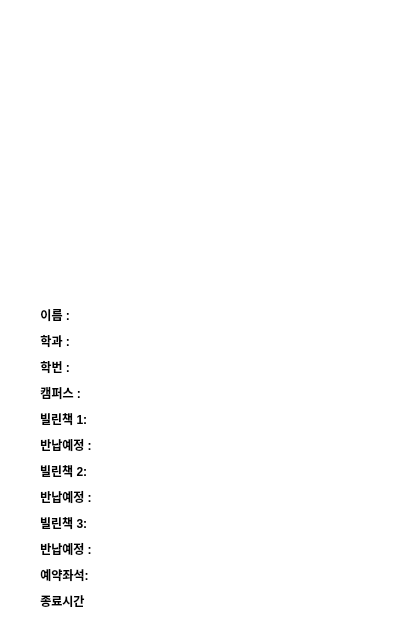
<?xml version="1.0" encoding="UTF-8"?>
<ui version="4.0">
 <class>myinfo</class>
 <widget class="QWidget" name="myinfo">
  <property name="geometry">
   <rect>
    <x>0</x>
    <y>0</y>
    <width>418</width>
    <height>639</height>
   </rect>
  </property>
  <property name="windowTitle">
   <string>Form</string>
  </property>
  <property name="styleSheet">
   <string notr="true">background-color : white;</string>
  </property>
  <widget class="QWidget" name="layoutWidget">
   <property name="geometry">
    <rect>
     <x>40</x>
     <y>20</y>
     <width>341</width>
     <height>591</height>
    </rect>
   </property>
   <layout class="QVBoxLayout" name="verticalLayout">
    <item>
     <widget class="QLabel" name="label_15">
      <property name="sizePolicy">
       <sizepolicy hsizetype="Preferred" vsizetype="Expanding">
        <horstretch>0</horstretch>
        <verstretch>0</verstretch>
       </sizepolicy>
      </property>
      <property name="styleSheet">
       <string notr="true">background-image : url(:/new/prefix1/Resource/noImage2.png);
background-repeat : no;
background-position : center;
background-size : cover;</string>
      </property>
      <property name="text">
       <string/>
      </property>
      <property name="alignment">
       <set>Qt::AlignCenter</set>
      </property>
     </widget>
    </item>
    <item>
     <spacer name="verticalSpacer">
      <property name="orientation">
       <enum>Qt::Vertical</enum>
      </property>
      <property name="sizeType">
       <enum>QSizePolicy::Fixed</enum>
      </property>
      <property name="sizeHint" stdset="0">
       <size>
        <width>20</width>
        <height>18</height>
       </size>
      </property>
     </spacer>
    </item>
    <item>
     <layout class="QHBoxLayout" name="horizontalLayout">
      <item>
       <widget class="QLabel" name="label">
        <property name="sizePolicy">
         <sizepolicy hsizetype="Fixed" vsizetype="Fixed">
          <horstretch>0</horstretch>
          <verstretch>0</verstretch>
         </sizepolicy>
        </property>
        <property name="styleSheet">
         <string notr="true">font: 75 10pt &quot;맑은 고딕&quot;;
font-weight: bold;</string>
        </property>
        <property name="text">
         <string>이름 :     </string>
        </property>
        <property name="alignment">
         <set>Qt::AlignCenter</set>
        </property>
       </widget>
      </item>
      <item>
       <spacer name="horizontalSpacer">
        <property name="orientation">
         <enum>Qt::Horizontal</enum>
        </property>
        <property name="sizeType">
         <enum>QSizePolicy::Fixed</enum>
        </property>
        <property name="sizeHint" stdset="0">
         <size>
          <width>40</width>
          <height>20</height>
         </size>
        </property>
       </spacer>
      </item>
      <item>
       <widget class="QLabel" name="labelName">
        <property name="sizePolicy">
         <sizepolicy hsizetype="Expanding" vsizetype="Fixed">
          <horstretch>0</horstretch>
          <verstretch>0</verstretch>
         </sizepolicy>
        </property>
        <property name="styleSheet">
         <string notr="true">font: 75 10pt &quot;맑은 고딕&quot;;
width : 209px;
</string>
        </property>
        <property name="text">
         <string/>
        </property>
        <property name="alignment">
         <set>Qt::AlignCenter</set>
        </property>
       </widget>
      </item>
     </layout>
    </item>
    <item>
     <layout class="QHBoxLayout" name="horizontalLayout_7">
      <item>
       <widget class="QLabel" name="label_13">
        <property name="sizePolicy">
         <sizepolicy hsizetype="Fixed" vsizetype="Fixed">
          <horstretch>0</horstretch>
          <verstretch>0</verstretch>
         </sizepolicy>
        </property>
        <property name="styleSheet">
         <string notr="true">font: 75 10pt &quot;맑은 고딕&quot;;
font-weight: bold;</string>
        </property>
        <property name="text">
         <string>학과 :     </string>
        </property>
        <property name="alignment">
         <set>Qt::AlignCenter</set>
        </property>
       </widget>
      </item>
      <item>
       <spacer name="horizontalSpacer_7">
        <property name="orientation">
         <enum>Qt::Horizontal</enum>
        </property>
        <property name="sizeType">
         <enum>QSizePolicy::Fixed</enum>
        </property>
        <property name="sizeHint" stdset="0">
         <size>
          <width>40</width>
          <height>20</height>
         </size>
        </property>
       </spacer>
      </item>
      <item>
       <widget class="QLabel" name="labelMajor">
        <property name="sizePolicy">
         <sizepolicy hsizetype="Expanding" vsizetype="Fixed">
          <horstretch>0</horstretch>
          <verstretch>0</verstretch>
         </sizepolicy>
        </property>
        <property name="styleSheet">
         <string notr="true">font: 75 10pt &quot;맑은 고딕&quot;;
width : 209px;
</string>
        </property>
        <property name="text">
         <string/>
        </property>
        <property name="alignment">
         <set>Qt::AlignCenter</set>
        </property>
       </widget>
      </item>
     </layout>
    </item>
    <item>
     <layout class="QHBoxLayout" name="horizontalLayout_14">
      <item>
       <widget class="QLabel" name="label_28">
        <property name="sizePolicy">
         <sizepolicy hsizetype="Fixed" vsizetype="Fixed">
          <horstretch>0</horstretch>
          <verstretch>0</verstretch>
         </sizepolicy>
        </property>
        <property name="styleSheet">
         <string notr="true">font: 75 10pt &quot;맑은 고딕&quot;;
font-weight: bold;</string>
        </property>
        <property name="text">
         <string>학번 :     </string>
        </property>
        <property name="alignment">
         <set>Qt::AlignCenter</set>
        </property>
       </widget>
      </item>
      <item>
       <spacer name="horizontalSpacer_14">
        <property name="orientation">
         <enum>Qt::Horizontal</enum>
        </property>
        <property name="sizeType">
         <enum>QSizePolicy::Fixed</enum>
        </property>
        <property name="sizeHint" stdset="0">
         <size>
          <width>40</width>
          <height>20</height>
         </size>
        </property>
       </spacer>
      </item>
      <item>
       <widget class="QLabel" name="labelNum">
        <property name="sizePolicy">
         <sizepolicy hsizetype="Expanding" vsizetype="Fixed">
          <horstretch>0</horstretch>
          <verstretch>0</verstretch>
         </sizepolicy>
        </property>
        <property name="styleSheet">
         <string notr="true">font: 75 10pt &quot;맑은 고딕&quot;;
width : 209px;
</string>
        </property>
        <property name="text">
         <string/>
        </property>
        <property name="alignment">
         <set>Qt::AlignCenter</set>
        </property>
       </widget>
      </item>
     </layout>
    </item>
    <item>
     <layout class="QHBoxLayout" name="horizontalLayout_15">
      <item>
       <widget class="QLabel" name="label_30">
        <property name="sizePolicy">
         <sizepolicy hsizetype="Fixed" vsizetype="Fixed">
          <horstretch>0</horstretch>
          <verstretch>0</verstretch>
         </sizepolicy>
        </property>
        <property name="styleSheet">
         <string notr="true">font: 75 10pt &quot;맑은 고딕&quot;;
font-weight: bold;</string>
        </property>
        <property name="text">
         <string>캠퍼스 :  </string>
        </property>
        <property name="alignment">
         <set>Qt::AlignCenter</set>
        </property>
       </widget>
      </item>
      <item>
       <spacer name="horizontalSpacer_15">
        <property name="orientation">
         <enum>Qt::Horizontal</enum>
        </property>
        <property name="sizeType">
         <enum>QSizePolicy::Fixed</enum>
        </property>
        <property name="sizeHint" stdset="0">
         <size>
          <width>40</width>
          <height>20</height>
         </size>
        </property>
       </spacer>
      </item>
      <item>
       <widget class="QLabel" name="labelCampus">
        <property name="sizePolicy">
         <sizepolicy hsizetype="Expanding" vsizetype="Fixed">
          <horstretch>0</horstretch>
          <verstretch>0</verstretch>
         </sizepolicy>
        </property>
        <property name="styleSheet">
         <string notr="true">font: 75 10pt &quot;맑은 고딕&quot;;
width : 209px;
</string>
        </property>
        <property name="text">
         <string/>
        </property>
        <property name="alignment">
         <set>Qt::AlignCenter</set>
        </property>
       </widget>
      </item>
     </layout>
    </item>
    <item>
     <layout class="QHBoxLayout" name="horizontalLayout_16">
      <item>
       <widget class="QLabel" name="label_32">
        <property name="sizePolicy">
         <sizepolicy hsizetype="Fixed" vsizetype="Fixed">
          <horstretch>0</horstretch>
          <verstretch>0</verstretch>
         </sizepolicy>
        </property>
        <property name="styleSheet">
         <string notr="true">font: 75 10pt &quot;맑은 고딕&quot;;
font-weight: bold;</string>
        </property>
        <property name="text">
         <string>빌린책 1:  </string>
        </property>
        <property name="alignment">
         <set>Qt::AlignCenter</set>
        </property>
       </widget>
      </item>
      <item>
       <spacer name="horizontalSpacer_16">
        <property name="orientation">
         <enum>Qt::Horizontal</enum>
        </property>
        <property name="sizeType">
         <enum>QSizePolicy::Fixed</enum>
        </property>
        <property name="sizeHint" stdset="0">
         <size>
          <width>40</width>
          <height>20</height>
         </size>
        </property>
       </spacer>
      </item>
      <item>
       <widget class="QLabel" name="labelBorrowBook">
        <property name="sizePolicy">
         <sizepolicy hsizetype="Expanding" vsizetype="Fixed">
          <horstretch>0</horstretch>
          <verstretch>0</verstretch>
         </sizepolicy>
        </property>
        <property name="styleSheet">
         <string notr="true">font: 75 10pt &quot;맑은 고딕&quot;;
width : 209px;
</string>
        </property>
        <property name="text">
         <string/>
        </property>
        <property name="alignment">
         <set>Qt::AlignCenter</set>
        </property>
       </widget>
      </item>
     </layout>
    </item>
    <item>
     <layout class="QHBoxLayout" name="horizontalLayout_17">
      <item>
       <widget class="QLabel" name="label_34">
        <property name="sizePolicy">
         <sizepolicy hsizetype="Fixed" vsizetype="Fixed">
          <horstretch>0</horstretch>
          <verstretch>0</verstretch>
         </sizepolicy>
        </property>
        <property name="styleSheet">
         <string notr="true">font: 75 10pt &quot;맑은 고딕&quot;;
font-weight: bold;</string>
        </property>
        <property name="text">
         <string>반납예정 :</string>
        </property>
        <property name="alignment">
         <set>Qt::AlignCenter</set>
        </property>
       </widget>
      </item>
      <item>
       <spacer name="horizontalSpacer_17">
        <property name="orientation">
         <enum>Qt::Horizontal</enum>
        </property>
        <property name="sizeType">
         <enum>QSizePolicy::Fixed</enum>
        </property>
        <property name="sizeHint" stdset="0">
         <size>
          <width>40</width>
          <height>20</height>
         </size>
        </property>
       </spacer>
      </item>
      <item>
       <widget class="QLabel" name="labelBorrowhen">
        <property name="sizePolicy">
         <sizepolicy hsizetype="Expanding" vsizetype="Fixed">
          <horstretch>0</horstretch>
          <verstretch>0</verstretch>
         </sizepolicy>
        </property>
        <property name="styleSheet">
         <string notr="true">font: 75 10pt &quot;맑은 고딕&quot;;
width : 209px;
</string>
        </property>
        <property name="text">
         <string/>
        </property>
        <property name="alignment">
         <set>Qt::AlignCenter</set>
        </property>
       </widget>
      </item>
     </layout>
    </item>
    <item>
     <layout class="QHBoxLayout" name="horizontalLayout_22">
      <item>
       <widget class="QLabel" name="label_35">
        <property name="sizePolicy">
         <sizepolicy hsizetype="Fixed" vsizetype="Fixed">
          <horstretch>0</horstretch>
          <verstretch>0</verstretch>
         </sizepolicy>
        </property>
        <property name="styleSheet">
         <string notr="true">font: 75 10pt &quot;맑은 고딕&quot;;
font-weight: bold;</string>
        </property>
        <property name="text">
         <string>빌린책 2:  </string>
        </property>
        <property name="alignment">
         <set>Qt::AlignCenter</set>
        </property>
       </widget>
      </item>
      <item>
       <spacer name="horizontalSpacer_22">
        <property name="orientation">
         <enum>Qt::Horizontal</enum>
        </property>
        <property name="sizeType">
         <enum>QSizePolicy::Fixed</enum>
        </property>
        <property name="sizeHint" stdset="0">
         <size>
          <width>40</width>
          <height>20</height>
         </size>
        </property>
       </spacer>
      </item>
      <item>
       <widget class="QLabel" name="labelBorrowBook_3">
        <property name="sizePolicy">
         <sizepolicy hsizetype="Expanding" vsizetype="Fixed">
          <horstretch>0</horstretch>
          <verstretch>0</verstretch>
         </sizepolicy>
        </property>
        <property name="styleSheet">
         <string notr="true">font: 75 10pt &quot;맑은 고딕&quot;;
width : 209px;
</string>
        </property>
        <property name="text">
         <string/>
        </property>
        <property name="alignment">
         <set>Qt::AlignCenter</set>
        </property>
       </widget>
      </item>
     </layout>
    </item>
    <item>
     <layout class="QHBoxLayout" name="horizontalLayout_24">
      <item>
       <widget class="QLabel" name="label_40">
        <property name="sizePolicy">
         <sizepolicy hsizetype="Fixed" vsizetype="Fixed">
          <horstretch>0</horstretch>
          <verstretch>0</verstretch>
         </sizepolicy>
        </property>
        <property name="styleSheet">
         <string notr="true">font: 75 10pt &quot;맑은 고딕&quot;;
font-weight: bold;</string>
        </property>
        <property name="text">
         <string>반납예정 :</string>
        </property>
        <property name="alignment">
         <set>Qt::AlignCenter</set>
        </property>
       </widget>
      </item>
      <item>
       <spacer name="horizontalSpacer_24">
        <property name="orientation">
         <enum>Qt::Horizontal</enum>
        </property>
        <property name="sizeType">
         <enum>QSizePolicy::Fixed</enum>
        </property>
        <property name="sizeHint" stdset="0">
         <size>
          <width>40</width>
          <height>20</height>
         </size>
        </property>
       </spacer>
      </item>
      <item>
       <widget class="QLabel" name="labelBorrowhen_2">
        <property name="sizePolicy">
         <sizepolicy hsizetype="Expanding" vsizetype="Fixed">
          <horstretch>0</horstretch>
          <verstretch>0</verstretch>
         </sizepolicy>
        </property>
        <property name="styleSheet">
         <string notr="true">font: 75 10pt &quot;맑은 고딕&quot;;
width : 209px;
</string>
        </property>
        <property name="text">
         <string/>
        </property>
        <property name="alignment">
         <set>Qt::AlignCenter</set>
        </property>
       </widget>
      </item>
     </layout>
    </item>
    <item>
     <layout class="QHBoxLayout" name="horizontalLayout_23">
      <item>
       <widget class="QLabel" name="label_39">
        <property name="sizePolicy">
         <sizepolicy hsizetype="Fixed" vsizetype="Fixed">
          <horstretch>0</horstretch>
          <verstretch>0</verstretch>
         </sizepolicy>
        </property>
        <property name="styleSheet">
         <string notr="true">font: 75 10pt &quot;맑은 고딕&quot;;
font-weight: bold;</string>
        </property>
        <property name="text">
         <string>빌린책 3:  </string>
        </property>
        <property name="alignment">
         <set>Qt::AlignCenter</set>
        </property>
       </widget>
      </item>
      <item>
       <spacer name="horizontalSpacer_23">
        <property name="orientation">
         <enum>Qt::Horizontal</enum>
        </property>
        <property name="sizeType">
         <enum>QSizePolicy::Fixed</enum>
        </property>
        <property name="sizeHint" stdset="0">
         <size>
          <width>40</width>
          <height>20</height>
         </size>
        </property>
       </spacer>
      </item>
      <item>
       <widget class="QLabel" name="labelBorrowBook_4">
        <property name="sizePolicy">
         <sizepolicy hsizetype="Expanding" vsizetype="Fixed">
          <horstretch>0</horstretch>
          <verstretch>0</verstretch>
         </sizepolicy>
        </property>
        <property name="styleSheet">
         <string notr="true">font: 75 10pt &quot;맑은 고딕&quot;;
width : 209px;
</string>
        </property>
        <property name="text">
         <string/>
        </property>
        <property name="alignment">
         <set>Qt::AlignCenter</set>
        </property>
       </widget>
      </item>
     </layout>
    </item>
    <item>
     <layout class="QHBoxLayout" name="horizontalLayout_25">
      <item>
       <widget class="QLabel" name="label_42">
        <property name="sizePolicy">
         <sizepolicy hsizetype="Fixed" vsizetype="Fixed">
          <horstretch>0</horstretch>
          <verstretch>0</verstretch>
         </sizepolicy>
        </property>
        <property name="styleSheet">
         <string notr="true">font: 75 10pt &quot;맑은 고딕&quot;;
font-weight: bold;</string>
        </property>
        <property name="text">
         <string>반납예정 :</string>
        </property>
        <property name="alignment">
         <set>Qt::AlignCenter</set>
        </property>
       </widget>
      </item>
      <item>
       <spacer name="horizontalSpacer_25">
        <property name="orientation">
         <enum>Qt::Horizontal</enum>
        </property>
        <property name="sizeType">
         <enum>QSizePolicy::Fixed</enum>
        </property>
        <property name="sizeHint" stdset="0">
         <size>
          <width>40</width>
          <height>20</height>
         </size>
        </property>
       </spacer>
      </item>
      <item>
       <widget class="QLabel" name="labelBorrowhen_3">
        <property name="sizePolicy">
         <sizepolicy hsizetype="Expanding" vsizetype="Fixed">
          <horstretch>0</horstretch>
          <verstretch>0</verstretch>
         </sizepolicy>
        </property>
        <property name="styleSheet">
         <string notr="true">font: 75 10pt &quot;맑은 고딕&quot;;
width : 209px;
</string>
        </property>
        <property name="text">
         <string/>
        </property>
        <property name="alignment">
         <set>Qt::AlignCenter</set>
        </property>
       </widget>
      </item>
     </layout>
    </item>
    <item>
     <layout class="QHBoxLayout" name="horizontalLayout_18">
      <item>
       <widget class="QLabel" name="label_36">
        <property name="sizePolicy">
         <sizepolicy hsizetype="Fixed" vsizetype="Fixed">
          <horstretch>0</horstretch>
          <verstretch>0</verstretch>
         </sizepolicy>
        </property>
        <property name="styleSheet">
         <string notr="true">font: 75 10pt &quot;맑은 고딕&quot;;
font-weight: bold;</string>
        </property>
        <property name="text">
         <string>예약좌석:</string>
        </property>
        <property name="alignment">
         <set>Qt::AlignCenter</set>
        </property>
       </widget>
      </item>
      <item>
       <spacer name="horizontalSpacer_18">
        <property name="orientation">
         <enum>Qt::Horizontal</enum>
        </property>
        <property name="sizeType">
         <enum>QSizePolicy::Fixed</enum>
        </property>
        <property name="sizeHint" stdset="0">
         <size>
          <width>40</width>
          <height>20</height>
         </size>
        </property>
       </spacer>
      </item>
      <item>
       <widget class="QLabel" name="labelBorrowGive">
        <property name="sizePolicy">
         <sizepolicy hsizetype="Expanding" vsizetype="Fixed">
          <horstretch>0</horstretch>
          <verstretch>0</verstretch>
         </sizepolicy>
        </property>
        <property name="styleSheet">
         <string notr="true">font: 75 10pt &quot;맑은 고딕&quot;;
width : 209px;
</string>
        </property>
        <property name="text">
         <string/>
        </property>
        <property name="alignment">
         <set>Qt::AlignCenter</set>
        </property>
       </widget>
      </item>
     </layout>
    </item>
    <item>
     <layout class="QHBoxLayout" name="horizontalLayout_19">
      <item>
       <widget class="QLabel" name="label_37">
        <property name="sizePolicy">
         <sizepolicy hsizetype="Fixed" vsizetype="Fixed">
          <horstretch>0</horstretch>
          <verstretch>0</verstretch>
         </sizepolicy>
        </property>
        <property name="styleSheet">
         <string notr="true">font: 75 10pt &quot;맑은 고딕&quot;;
font-weight: bold;</string>
        </property>
        <property name="text">
         <string>종료시간 </string>
        </property>
        <property name="alignment">
         <set>Qt::AlignCenter</set>
        </property>
       </widget>
      </item>
      <item>
       <spacer name="horizontalSpacer_19">
        <property name="orientation">
         <enum>Qt::Horizontal</enum>
        </property>
        <property name="sizeType">
         <enum>QSizePolicy::Fixed</enum>
        </property>
        <property name="sizeHint" stdset="0">
         <size>
          <width>40</width>
          <height>20</height>
         </size>
        </property>
       </spacer>
      </item>
      <item>
       <widget class="QLabel" name="labelEndTime">
        <property name="sizePolicy">
         <sizepolicy hsizetype="Expanding" vsizetype="Fixed">
          <horstretch>0</horstretch>
          <verstretch>0</verstretch>
         </sizepolicy>
        </property>
        <property name="styleSheet">
         <string notr="true">font: 75 10pt &quot;맑은 고딕&quot;;
width : 209px;
</string>
        </property>
        <property name="text">
         <string/>
        </property>
        <property name="alignment">
         <set>Qt::AlignCenter</set>
        </property>
       </widget>
      </item>
     </layout>
    </item>
   </layout>
  </widget>
  <widget class="QWidget" name="layoutWidget">
   <property name="geometry">
    <rect>
     <x>550</x>
     <y>60</y>
     <width>161</width>
     <height>25</height>
    </rect>
   </property>
   <layout class="QHBoxLayout" name="horizontalLayout_2">
    <item>
     <spacer name="horizontalSpacer_2">
      <property name="orientation">
       <enum>Qt::Horizontal</enum>
      </property>
      <property name="sizeHint" stdset="0">
       <size>
        <width>40</width>
        <height>20</height>
       </size>
      </property>
     </spacer>
    </item>
    <item>
     <widget class="QLabel" name="label_41">
      <property name="sizePolicy">
       <sizepolicy hsizetype="Fixed" vsizetype="Fixed">
        <horstretch>0</horstretch>
        <verstretch>0</verstretch>
       </sizepolicy>
      </property>
      <property name="styleSheet">
       <string notr="true">font: 75 10pt &quot;맑은 고딕&quot;;</string>
      </property>
      <property name="text">
       <string>빌렸던 책</string>
      </property>
     </widget>
    </item>
    <item>
     <spacer name="horizontalSpacer_3">
      <property name="orientation">
       <enum>Qt::Horizontal</enum>
      </property>
      <property name="sizeHint" stdset="0">
       <size>
        <width>40</width>
        <height>20</height>
       </size>
      </property>
     </spacer>
    </item>
   </layout>
  </widget>
  <widget class="QLabel" name="label_38">
   <property name="geometry">
    <rect>
     <x>430</x>
     <y>110</y>
     <width>180</width>
     <height>113</height>
    </rect>
   </property>
   <property name="sizePolicy">
    <sizepolicy hsizetype="Expanding" vsizetype="Preferred">
     <horstretch>0</horstretch>
     <verstretch>0</verstretch>
    </sizepolicy>
   </property>
   <property name="styleSheet">
    <string notr="true">background-image: url(:/new/prefix1/Resource/booksmall.png);
background-repeat : no;</string>
   </property>
   <property name="text">
    <string/>
   </property>
   <property name="alignment">
    <set>Qt::AlignCenter</set>
   </property>
  </widget>
  <widget class="QLabel" name="bookName1">
   <property name="geometry">
    <rect>
     <x>620</x>
     <y>160</y>
     <width>85</width>
     <height>23</height>
    </rect>
   </property>
   <property name="sizePolicy">
    <sizepolicy hsizetype="Fixed" vsizetype="Fixed">
     <horstretch>0</horstretch>
     <verstretch>0</verstretch>
    </sizepolicy>
   </property>
   <property name="styleSheet">
    <string notr="true">font: 75 10pt &quot;맑은 고딕&quot;;</string>
   </property>
   <property name="text">
    <string>책 이름 :   </string>
   </property>
   <property name="alignment">
    <set>Qt::AlignCenter</set>
   </property>
  </widget>
  <widget class="QLabel" name="label_80">
   <property name="geometry">
    <rect>
     <x>430</x>
     <y>250</y>
     <width>180</width>
     <height>174</height>
    </rect>
   </property>
   <property name="sizePolicy">
    <sizepolicy hsizetype="Expanding" vsizetype="Preferred">
     <horstretch>0</horstretch>
     <verstretch>0</verstretch>
    </sizepolicy>
   </property>
   <property name="styleSheet">
    <string notr="true">background-image: url(:/new/prefix1/Resource/booksmall.png);
background-repeat : no;</string>
   </property>
   <property name="text">
    <string/>
   </property>
   <property name="alignment">
    <set>Qt::AlignCenter</set>
   </property>
  </widget>
  <widget class="QLabel" name="bookName2">
   <property name="geometry">
    <rect>
     <x>620</x>
     <y>300</y>
     <width>85</width>
     <height>23</height>
    </rect>
   </property>
   <property name="sizePolicy">
    <sizepolicy hsizetype="Fixed" vsizetype="Fixed">
     <horstretch>0</horstretch>
     <verstretch>0</verstretch>
    </sizepolicy>
   </property>
   <property name="styleSheet">
    <string notr="true">font: 75 10pt &quot;맑은 고딕&quot;;</string>
   </property>
   <property name="text">
    <string>책 이름 :   </string>
   </property>
   <property name="alignment">
    <set>Qt::AlignCenter</set>
   </property>
  </widget>
  <widget class="QLabel" name="label_87">
   <property name="geometry">
    <rect>
     <x>430</x>
     <y>390</y>
     <width>180</width>
     <height>113</height>
    </rect>
   </property>
   <property name="sizePolicy">
    <sizepolicy hsizetype="Expanding" vsizetype="Preferred">
     <horstretch>0</horstretch>
     <verstretch>0</verstretch>
    </sizepolicy>
   </property>
   <property name="styleSheet">
    <string notr="true">background-image: url(:/new/prefix1/Resource/booksmall.png);
background-repeat : no;</string>
   </property>
   <property name="text">
    <string/>
   </property>
   <property name="alignment">
    <set>Qt::AlignCenter</set>
   </property>
  </widget>
  <widget class="QLabel" name="BookName3">
   <property name="geometry">
    <rect>
     <x>620</x>
     <y>430</y>
     <width>85</width>
     <height>23</height>
    </rect>
   </property>
   <property name="sizePolicy">
    <sizepolicy hsizetype="Fixed" vsizetype="Fixed">
     <horstretch>0</horstretch>
     <verstretch>0</verstretch>
    </sizepolicy>
   </property>
   <property name="styleSheet">
    <string notr="true">font: 75 10pt &quot;맑은 고딕&quot;;</string>
   </property>
   <property name="text">
    <string>책 이름 :   </string>
   </property>
   <property name="alignment">
    <set>Qt::AlignCenter</set>
   </property>
  </widget>
 </widget>
 <resources/>
 <connections/>
</ui>
